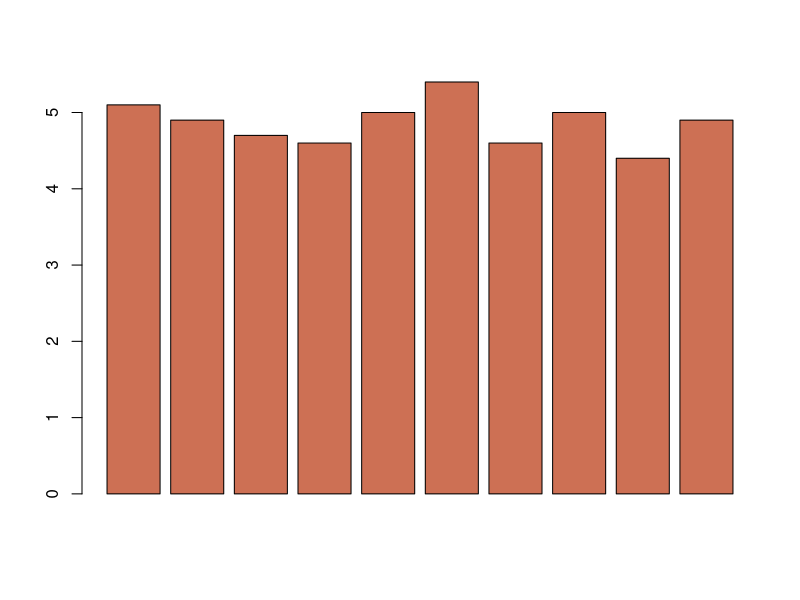
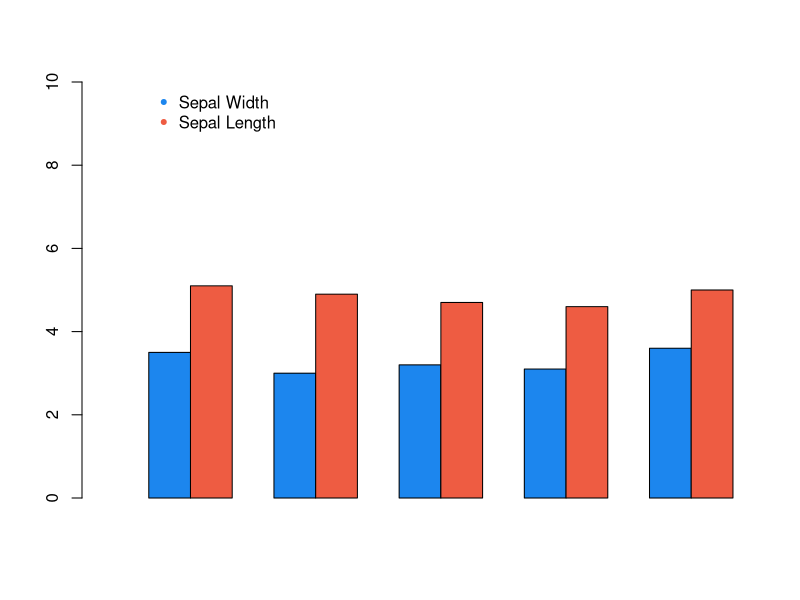

Recreate these plots in R, in order.

# Simple barplot ----------------------------------------------------------

data <- iris$Sepal.Length[1:10]
barplot(data,horiz = F,col = c("salmon3")) 
nlevels(factor(data))

# Grouped barplot ---------------------------------------------------------

data <- matrix(0,2,5)
data[1,] <- iris$Sepal.Width[seq(1,5)]
data[2,] <- iris$Sepal.Length[seq(1,5)]
print(data)
barplot(data, beside=T,col = c("dodgerblue2","tomato2"),
        xlim = c(0,15), ylim = c(0, 10))
legend(c(10), c("Sepal Width","Sepal Length"), pch=20, 
       col=c("dodgerblue2","tomato2"), 
       bty="n")
dev.off()

